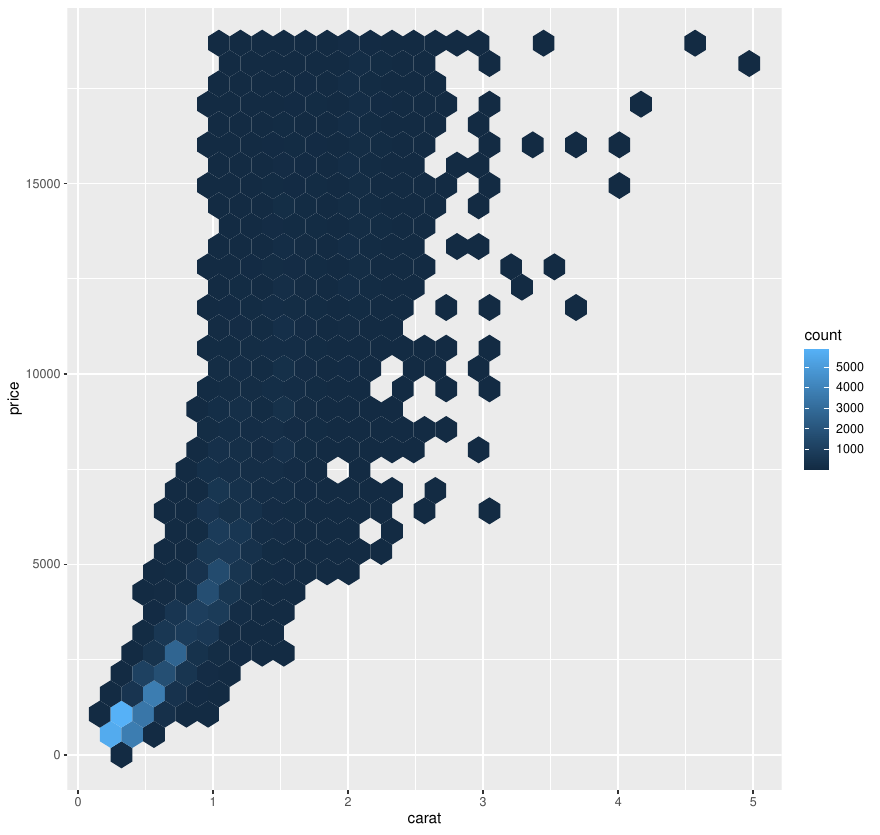

Source code (R):
require( tidyverse )

ggplot( diamonds, aes(carat, price)) +
  geom_hex()
ggsave("diamonds.pdf")

write_csv(diamonds, "diamonds.csv")